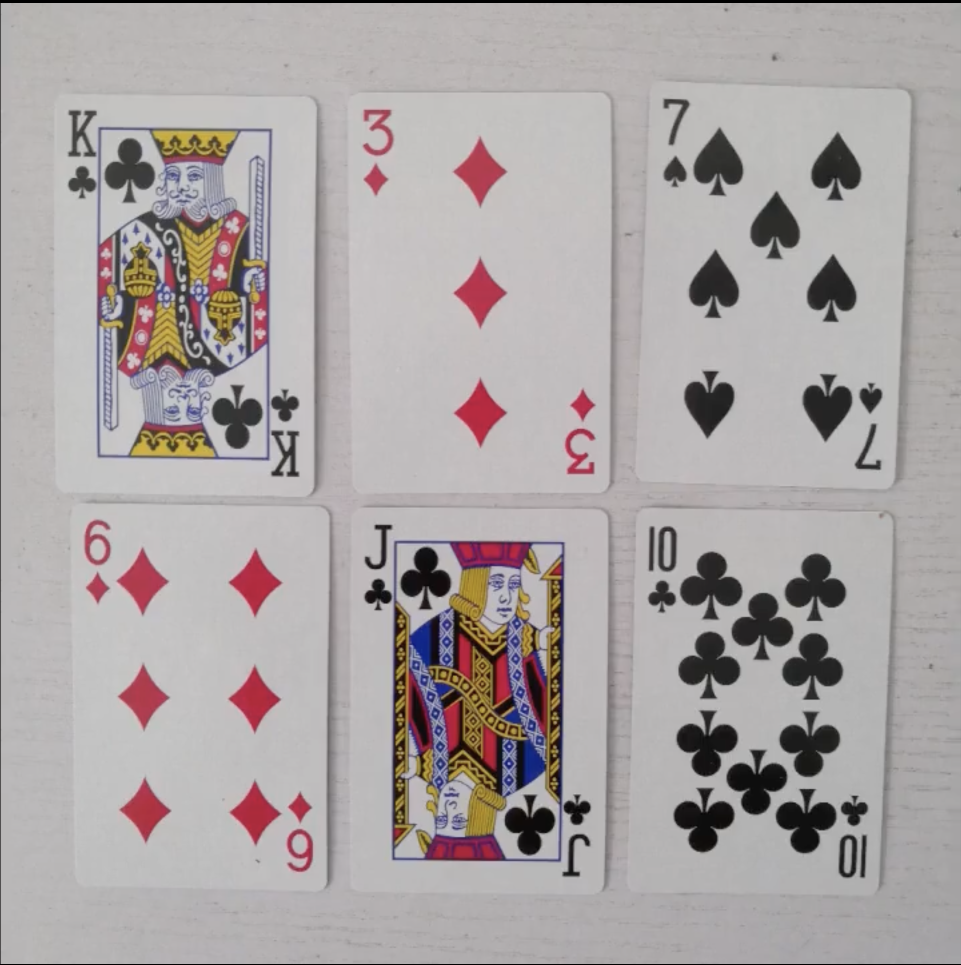
#> input picture opencv基础/photo/poker.png, 1922 x 1930 px, found by its file name (shown at 1/2 size)
$ python test_match.py
#> lines starting #> are read from the running program, lines starting #| are printed output that depends on the picture; after the words box and inside, x2 and y2 are one past the last pixel; in counts of white or black regions, pixels touching at a corner belong together
import cv2
import numpy as np

image=cv2.imread("poker.png")
#> image is the input picture: shape (1930, 1922, 3); mean B, G, R 164.2, 164.1, 170.5
gray=cv2.cvtColor(image,cv2.COLOR_BGR2GRAY)
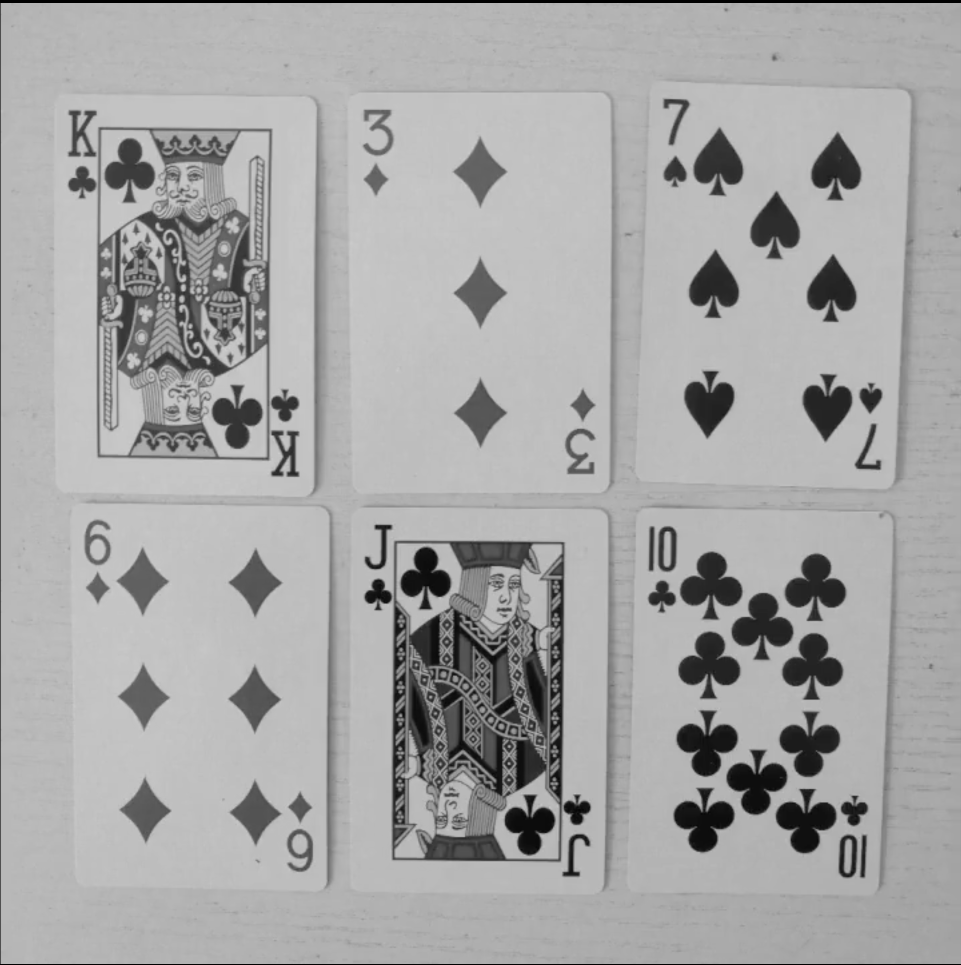
#> gray: shape (1930, 1922) (shown at 1/2 size); min 0, max 208, mean 166.1

template=gray[130:230,350:450] #模板图像
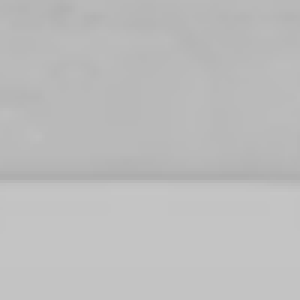
#> template: shape (100, 100) (shown 3 times larger); min 173, max 197, mean 188.3

match=cv2.matchTemplate(gray,template,cv2.TM_CCOEFF_NORMED)
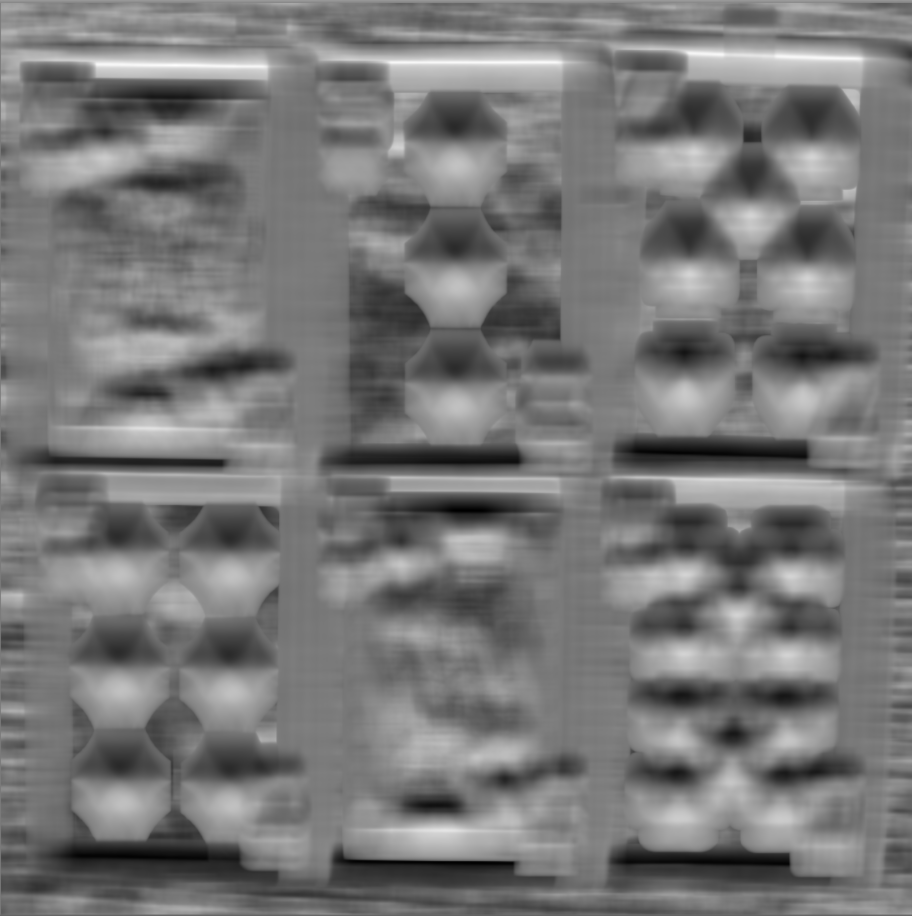
#> match: shape (1831, 1823) float32 (shown at 1/2 size); min -0.929, max 1, mean -0.023; drawn with min black and max white
locations=np.where(match>=0.9) #匹配阈值
#> locations = 3070 positions, rows 105 to 133, columns 193 to 1717

w,h=template.shape[::-1]
#> w = 100; h = 100
for pt in zip(*locations[::-1]):
    cv2.rectangle(image,pt,(pt[0]+w,pt[1]+h),(0,0,255),2)#画矩形框标记匹配位置
#> this loop made 3070 passes
#> pt on passes 1 to 3: (1377, 105), (1378, 105), (1379, 105)
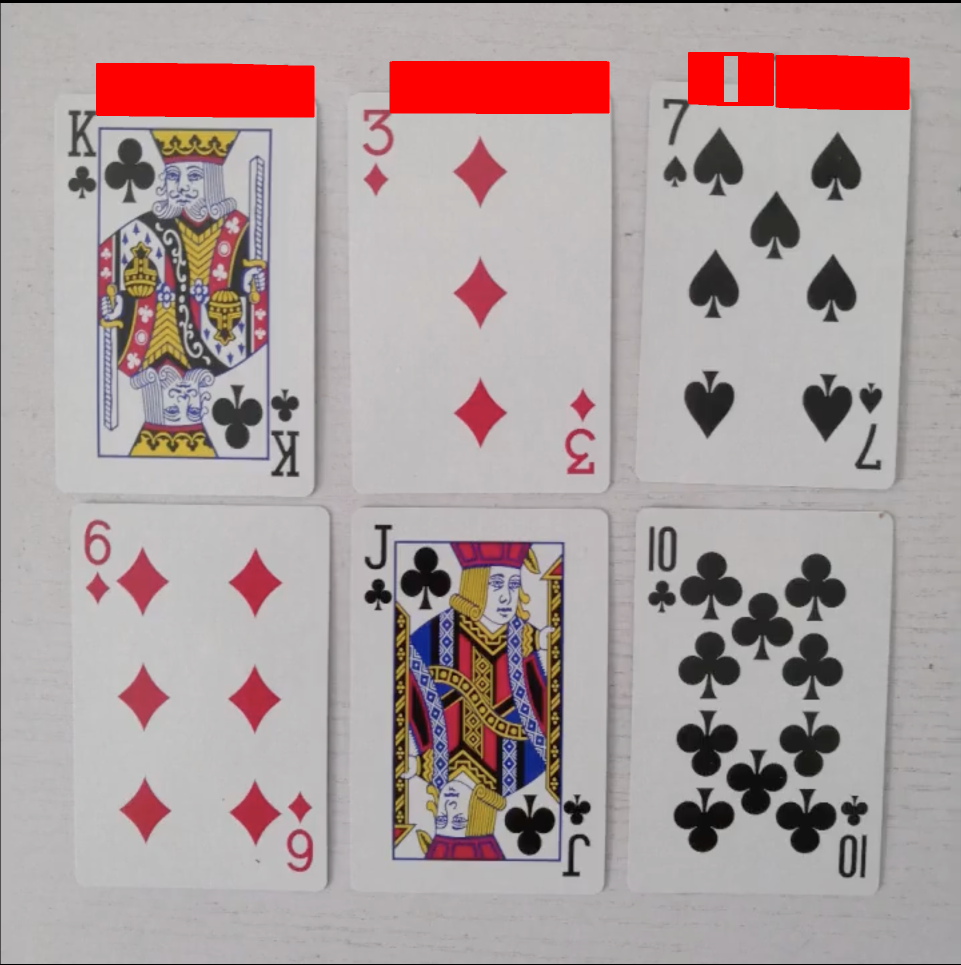
#> image: shape (1930, 1922, 3) (shown at 1/2 size); 3.7% of pixels changed, all inside (x1, y1, x2, y2) = (192, 104, 1819, 235)
# 显示结果
cv2.imshow("Template",template)
cv2.imshow("Match Result",image)
cv2.waitKey(0)
